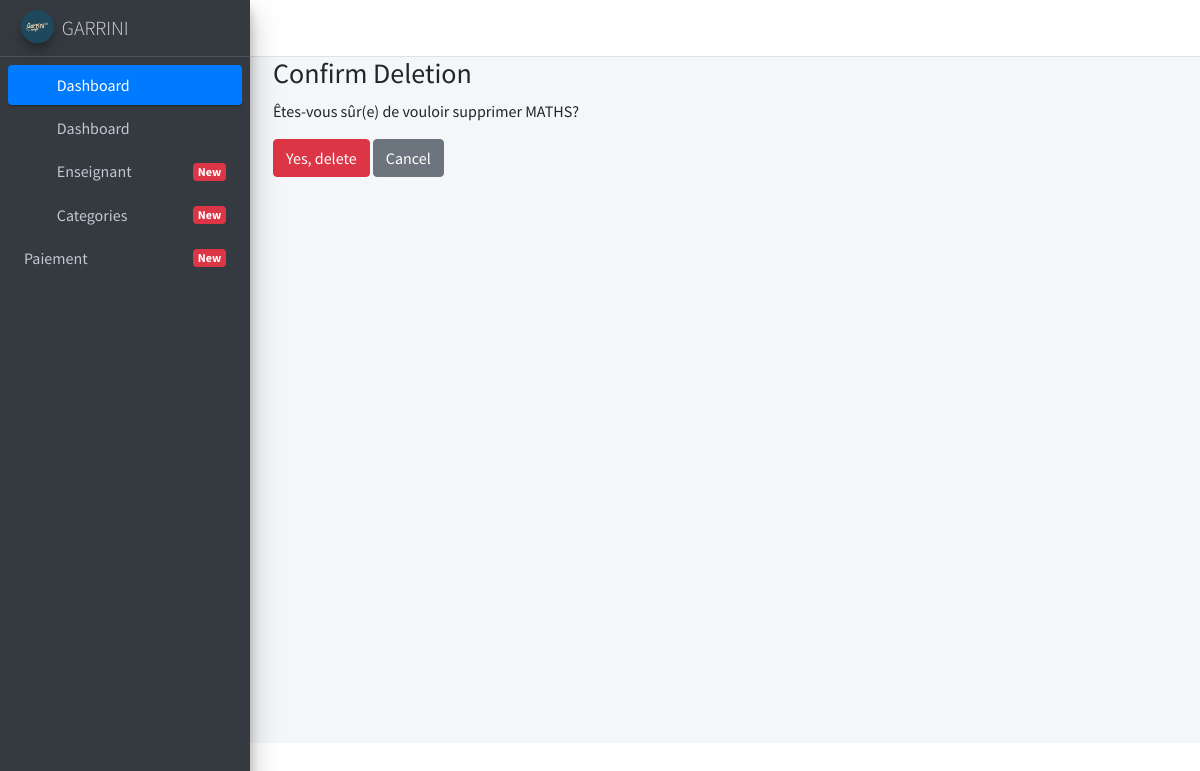
The page /suprimer/3 on the database as committed earlier.
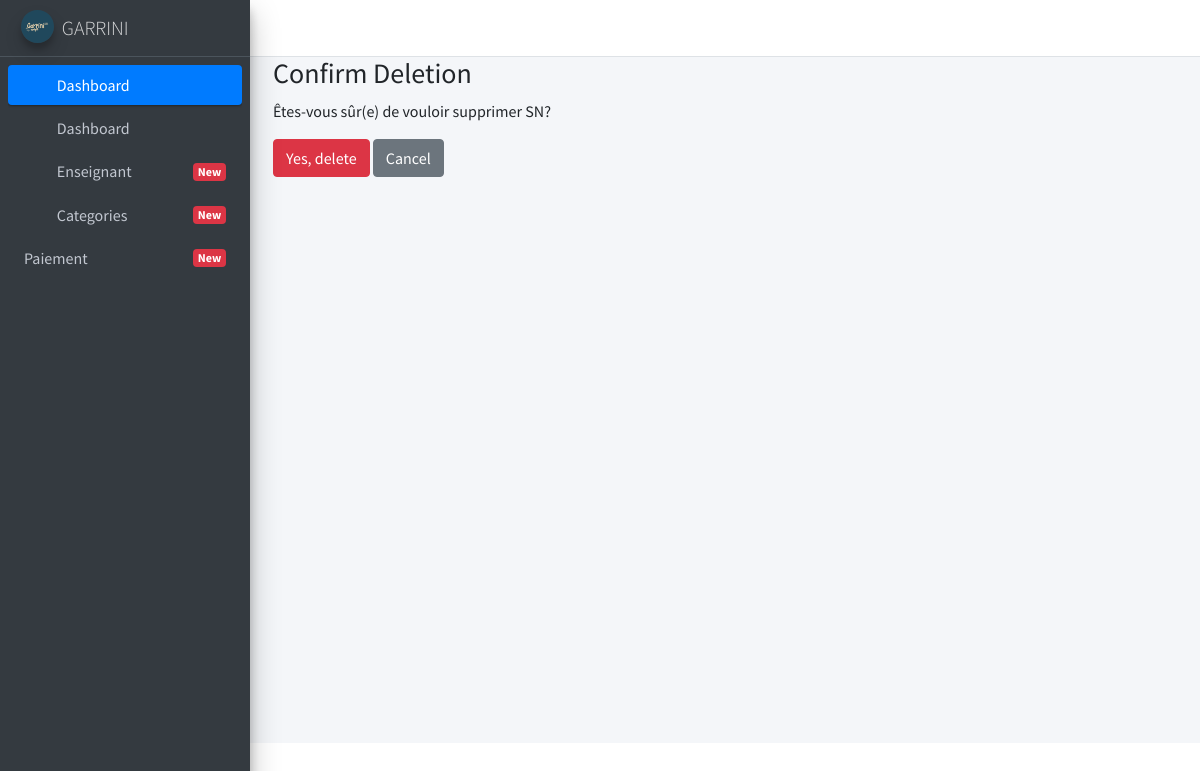
The same page on the database as committed later.
### Enseignant/models.py (models this page shows, shortened)
class Category(models.Model):
    nom = models.CharField(max_length=150)
    photo = models.ImageField(upload_to='images/')
    class Meta:
        db_table = "category"

### Enseignant/views.py (the view)
# urls.py: path('suprimer/<int:id>', views.suprimer, name='suprimer'),
def suprimer(request, id):
    category = get_object_or_404(Category, id=id)
    return render(request, 'suprimer.html', {'category': category})

### Enseignant/templates/suprimer.html (shortened to what this page needs)
{% extends "dashboord.html" %}
{% block content %}
<div class="col-md-12">
    <h3>Confirm Deletion</h3>
    <p>Êtes-vous sûr(e) de vouloir supprimer {{ category.nom }}?</p>
    <form method="POST" action="/destroycategory/{{ category.id }}">
        <button type="submit" class="btn btn-danger">Yes, delete</button>
        <a href="{% url 'list_category' %}" class="btn btn-secondary">Cancel</a>
    </form>
</div>
{% endblock content %}

### Enseignant/templates/dashboord.html (shortened to what this page needs)
<!DOCTYPE html>
{% load static %}
<html >
<head>
  <link rel="stylesheet" type="text/css" href="https://cdn.jsdelivr.net/npm/bootstrap@5.0.2/dist/css/bootstrap.min.css"/>
  <link rel = "stylesheet" type = "text/css" href = "https://cdn.datatables.net/1.12.0/css/jquery.dataTables.min.css"/>
  <link href="{% static 'css/styles.css' %}" rel="stylesheet" />
  <link href="{% static 'fontawesome-free/css/all.min.css' %}" rel="stylesheet" />
  <link href="{% static 'tempusdominus-bootstrap-4/css/tempusdominus-bootstrap-4.min.css' %}" rel="stylesheet" />
  <link href="{% static 'icheck-bootstrap/icheck-bootstrap.min.css' %}" rel="stylesheet" />
  <link href="{% static 'jqvmap/jqvmap.min.css' %}" rel="stylesheet" />
  <link href="{% static 'css/adminlte.min.css' %}" rel="stylesheet" />
  <link href="{% static 'overlayScrollbars/css/OverlayScrollbars.min.css' %}" rel="stylesheet" />
  <link href="{% static 'daterangepicker/daterangepicker.css' %}" rel="stylesheet" />
  <link href="{% static 'summernote/summernote-bs4.css' %}" rel="stylesheet" />
</head>
<body class="hold-transition sidebar-mini layout-fixed">
<div class="wrapper">
  <nav class="main-header navbar navbar-expand navbar-white navbar-light">
    <ul class="navbar-nav">
      <li class="nav-item">
        <a class="nav-link" data-widget="pushmenu" href="" role="button"><i class="fas fa-bars"></i></a>
      </li>
    </ul>
  </nav>
  <aside class="main-sidebar sidebar-dark-primary elevation-4">
    <a href="" class="brand-link">
      <img src="{% static 'img/logo.jpeg' %}" alt="AdminLTE Logo" class="brand-image img-circle elevation-3" style="opacity: .8">
      <span class="brand-text font-weight-light">GARRINI</span>
    </a>
    <div class="sidebar">
      <nav class="mt-2">
        <ul class="nav nav-pills nav-sidebar flex-column" data-widget="treeview" role="menu" data-accordion="false">
          <li class="nav-item has-treeview menu-open">
            <a href="" class="nav-link active">
              <i class="nav-icon fas fa-tachometer-alt"></i>
              <p>Dashboard <i class="right fas fa-angle-left"></i></p>
            </a>
            <ul class="nav nav-treeview">
              <li class="nav-item">
                <a href="{% url 'graphiques_enseignants' %}" class="nav-link">
                  <i class="fas fa-chart-bar nav-icon"></i>
                  <p>Dashboard </span></p>
                </a>
              </li>
            </ul>
          </li>
          <li class="nav-item">
            <a href="{% url 'liste_enseignant' %}" class="nav-link" >
              <i class="nav-icon fas fa-users"></i>
              <p>Enseignant <span class="right badge badge-danger">New</span></p>
            </a>
          </li>
          <li class="nav-item">
            <a href="{% url 'list_category' %}" class="nav-link ">
              <i class="nav-icon fas fa-list-alt"></i>
              <p>Categories <span class="right badge badge-danger">New</span></p>
            </a>
          </li>
          <li class="nav-item">
            <a href="{% url 'list_category' %}" class="nav-link ">
              <p>Paiement <span class="right badge badge-danger">New</span></p>
            </a>
          </li>
        </ul>
      </nav>
    </div>
  </aside>
  <div class="content-wrapper">
    <section class="content">
      <div class="container-fluid">
        {% block content %}
        {% endblock %}
      </div>
    </section>
  </div>
</div>
</body>
</html>

Rows that differ between the two databases and show on the page:
changed Category: nom "MATHS" → "SN"
